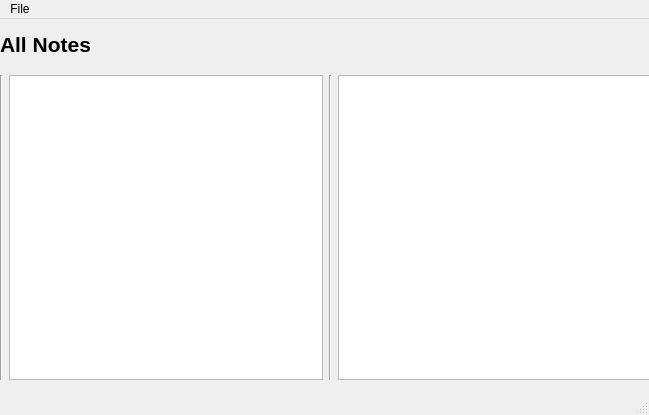
<?xml version="1.0" encoding="UTF-8"?>
<ui version="4.0">
 <class>SearchWindow</class>
 <widget class="QMainWindow" name="SearchWindow">
  <property name="geometry">
   <rect>
    <x>0</x>
    <y>0</y>
    <width>649</width>
    <height>415</height>
   </rect>
  </property>
  <property name="sizePolicy">
   <sizepolicy hsizetype="Preferred" vsizetype="Preferred">
    <horstretch>48</horstretch>
    <verstretch>0</verstretch>
   </sizepolicy>
  </property>
  <property name="minimumSize">
   <size>
    <width>100</width>
    <height>100</height>
   </size>
  </property>
  <property name="windowTitle">
   <string>KTomGirl</string>
  </property>
  <widget class="QWidget" name="centralwidget">
   <property name="minimumSize">
    <size>
     <width>200</width>
     <height>200</height>
    </size>
   </property>
   <widget class="QWidget" name="verticalLayoutWidget">
    <property name="geometry">
     <rect>
      <x>0</x>
      <y>0</y>
      <width>651</width>
      <height>361</height>
     </rect>
    </property>
    <layout class="QVBoxLayout" name="verticalLayout">
     <property name="sizeConstraint">
      <enum>QLayout::SetMaximumSize</enum>
     </property>
     <item>
      <widget class="QLabel" name="labelMainTitleBar">
       <property name="minimumSize">
        <size>
         <width>50</width>
         <height>50</height>
        </size>
       </property>
       <property name="font">
        <font>
         <pointsize>16</pointsize>
         <weight>75</weight>
         <bold>true</bold>
        </font>
       </property>
       <property name="text">
        <string>All Notes</string>
       </property>
      </widget>
     </item>
     <item>
      <layout class="QHBoxLayout" name="layout2">
       <property name="sizeConstraint">
        <enum>QLayout::SetMaximumSize</enum>
       </property>
       <item>
        <widget class="Line" name="line">
         <property name="orientation">
          <enum>Qt::Vertical</enum>
         </property>
        </widget>
       </item>
       <item>
        <widget class="QTableWidget" name="tableNotebooks"/>
       </item>
       <item>
        <widget class="Line" name="line_2">
         <property name="orientation">
          <enum>Qt::Vertical</enum>
         </property>
        </widget>
       </item>
       <item>
        <widget class="QTableWidget" name="tableNotes"/>
       </item>
      </layout>
     </item>
    </layout>
   </widget>
  </widget>
  <widget class="QMenuBar" name="menubar">
   <property name="geometry">
    <rect>
     <x>0</x>
     <y>0</y>
     <width>649</width>
     <height>27</height>
    </rect>
   </property>
   <widget class="QMenu" name="menuSearch">
    <property name="title">
     <string>File</string>
    </property>
    <addaction name="actionNew_Note"/>
   </widget>
   <addaction name="menuSearch"/>
  </widget>
  <widget class="QStatusBar" name="statusbar"/>
  <action name="actionNew_Note">
   <property name="text">
    <string>New Note</string>
   </property>
  </action>
 </widget>
 <resources/>
 <connections/>
</ui>
